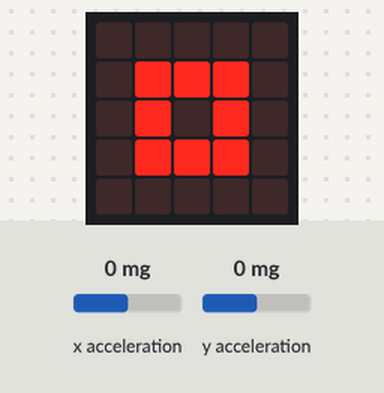
Recording of a program running on a simulated BBC micro:bit running MicroPython. Shown: the board's 5×5 LED display. The test bench sets the inputs (shaded band); at power-on: x acceleration 0 mg, y acceleration 0 mg.

Above: at 1.2 s.
1.3 s: x acceleration set to -1440 mg
At 1.7 s:
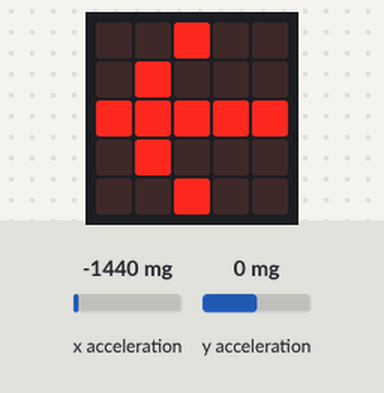
2.8 s: x acceleration set to 750 mg
At 3.2 s:
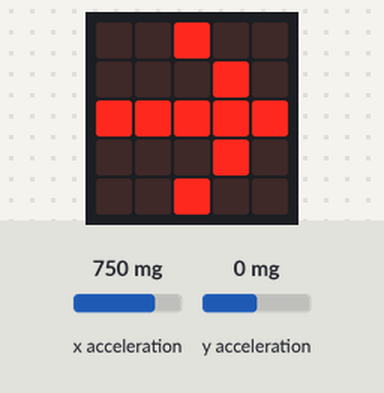
4.3 s: y acceleration set to -1440 mg
At 4.6 s:
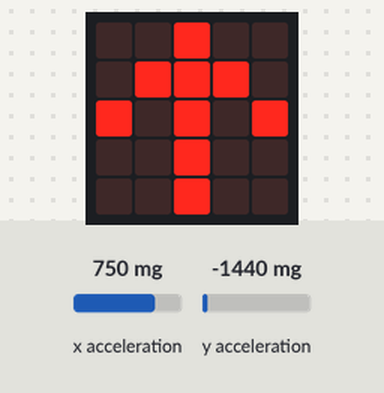
5.8 s: y acceleration set to 1440 mg
At 7.0 s:
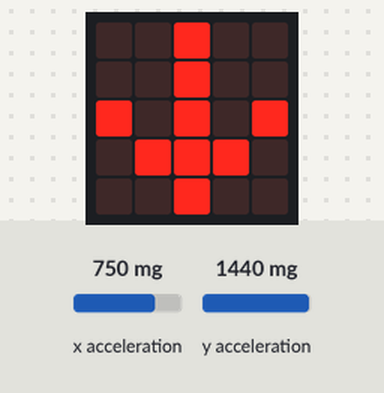
7.3 s: x acceleration set to 1440 mg
At 8.5 s:
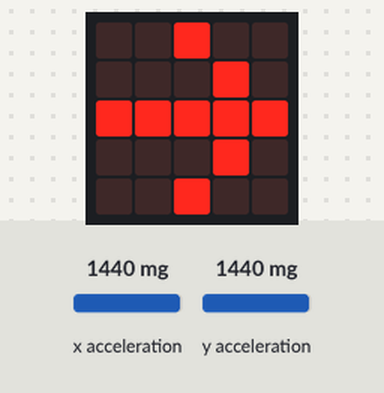
8.8 s: x acceleration set to -750 mg
At 10.2 s:
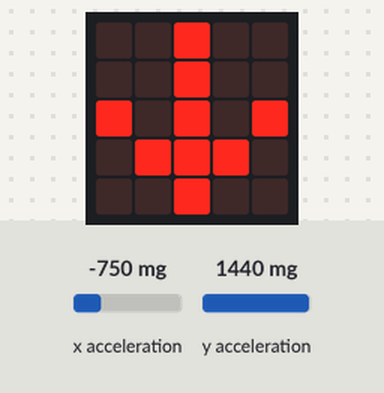
Timing chart, 0 to 11.3 s (numbered marks = the images above; inputs shaded):
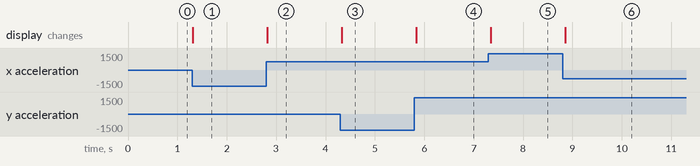

The program:

accelerometer-tilt.py
```python
"""Read the accelerometer and show an arrow for the way the board is tipped."""
from microbit import *

THRESHOLD = 300          # milli-g: smaller tilts than this count as flat
ARROWS = {
    "left": Image.ARROW_W,
    "right": Image.ARROW_E,
    "forward": Image.ARROW_N,
    "back": Image.ARROW_S,
    "flat": Image.SQUARE_SMALL,
}


def tilt(x, y, threshold):
    # x and y are readings in milli-g; about 1000 means tipped right over.
# >>> BLANK id=flat level=2 hint="一个 if：两个轴的绝对值都没到阈值——abs(x) 的比较写在前、abs(y) 的写在后，用 and 连起来，abs(...) 写在比较号左边，用严格的小于号 || 恰好等于阈值的读数不算平放" hintEn="One if: neither axis has reached the threshold in size - the abs(x) comparison first, then the abs(y) one, joined with and, abs(...) on the left of each comparison, with a strict less-than || A reading exactly equal to the threshold does not count as flat"
    if abs(x) < threshold and abs(y) < threshold:
# <<< BLANK
        return "flat"
# >>> BLANK id=bigger level=2 hint="一个 if：x 轴倾得至少和 y 轴一样多——abs(x) 写在比较号左边、abs(y) 写在右边 || 两个轴一样大时算 x 轴赢，所以用大于等于号" hintEn="One if: the x axis is tipped at least as much as the y axis - abs(x) on the left of the comparison, abs(y) on the right || When the two are the same size x wins, so use greater-than-or-equal"
    if abs(x) >= abs(y):
# <<< BLANK
        if x > 0:
            return "right"
        return "left"
    if y > 0:
        return "back"
    return "forward"


def main():
    while True:
# >>> BLANK id=read level=1 hint="一行：把加速度计此刻的 x 读数、y 读数（get_x()、get_y()，按这个顺序）和 THRESHOLD 交给 tilt，结果存进 direction" hintEn="One line: hand the accelerometer's current x reading, its y reading (get_x(), get_y(), in that order) and THRESHOLD to tilt, and store the result in direction"
        direction = tilt(accelerometer.get_x(), accelerometer.get_y(), THRESHOLD)
# <<< BLANK
        display.show(ARROWS[direction])
        sleep(100)


if __name__ == "__main__":
    main()
```

Measured:
- after the input at 1.3 s, the display: changes at once (image 1)
- after the input at 2.8 s, the display: changes at once (image 2)
- after the input at 4.3 s, the display: changes at once (image 3)
- after the input at 5.8 s, the display: changes at once (image 4)
- after the input at 7.3 s, the display: changes at once (image 5)
- after the input at 8.8 s, the display: changes after 0.05 s (image 6)
